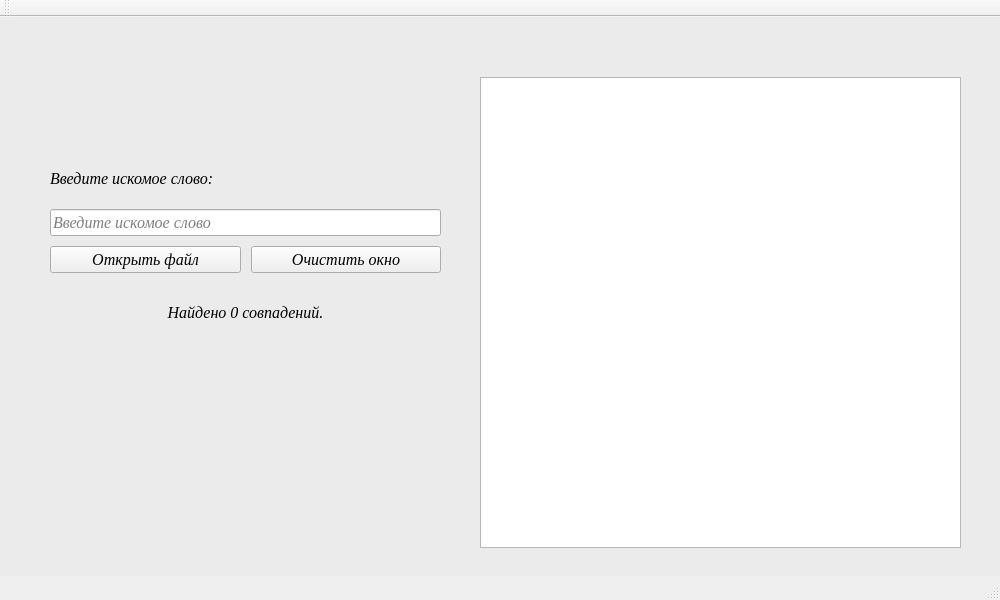
<?xml version="1.0" encoding="UTF-8"?>
<ui version="4.0">
 <class>MainWindow</class>
 <widget class="QMainWindow" name="MainWindow">
  <property name="geometry">
   <rect>
    <x>0</x>
    <y>0</y>
    <width>1000</width>
    <height>600</height>
   </rect>
  </property>
  <property name="minimumSize">
   <size>
    <width>1000</width>
    <height>600</height>
   </size>
  </property>
  <property name="maximumSize">
   <size>
    <width>1000</width>
    <height>600</height>
   </size>
  </property>
  <property name="font">
   <font>
    <family>Georgia</family>
    <pointsize>12</pointsize>
    <weight>50</weight>
    <italic>true</italic>
    <bold>false</bold>
   </font>
  </property>
  <property name="windowTitle">
   <string>Поиск слова в тексте</string>
  </property>
  <property name="windowIcon">
   <iconset resource="resourse.qrc">
    <normaloff>:/picture/search.png</normaloff>:/picture/search.png</iconset>
  </property>
  <widget class="QWidget" name="centralWidget">
   <widget class="QTextBrowser" name="textBrowser">
    <property name="geometry">
     <rect>
      <x>480</x>
      <y>60</y>
      <width>481</width>
      <height>471</height>
     </rect>
    </property>
   </widget>
   <widget class="QWidget" name="gridLayoutWidget">
    <property name="geometry">
     <rect>
      <x>40</x>
      <y>130</y>
      <width>411</width>
      <height>136</height>
     </rect>
    </property>
    <layout class="QGridLayout" name="gridLayout">
     <property name="leftMargin">
      <number>10</number>
     </property>
     <property name="topMargin">
      <number>10</number>
     </property>
     <property name="rightMargin">
      <number>10</number>
     </property>
     <property name="bottomMargin">
      <number>10</number>
     </property>
     <property name="spacing">
      <number>10</number>
     </property>
     <item row="2" column="0">
      <widget class="QPushButton" name="open">
       <property name="text">
        <string>Открыть файл</string>
       </property>
      </widget>
     </item>
     <item row="1" column="0" colspan="2">
      <widget class="QLineEdit" name="lineEdit">
       <property name="toolTip">
        <string>&lt;html&gt;&lt;head/&gt;&lt;body&gt;&lt;p align=&quot;center&quot;&gt;Введите слово, которое хотите найти&lt;/p&gt;&lt;/body&gt;&lt;/html&gt;</string>
       </property>
       <property name="whatsThis">
        <string>&lt;html&gt;&lt;head/&gt;&lt;body&gt;&lt;p align=&quot;center&quot;&gt;&lt;br/&gt;&lt;/p&gt;&lt;/body&gt;&lt;/html&gt;</string>
       </property>
       <property name="maxLength">
        <number>256</number>
       </property>
       <property name="placeholderText">
        <string>Введите искомое слово</string>
       </property>
       <property name="clearButtonEnabled">
        <bool>false</bool>
       </property>
      </widget>
     </item>
     <item row="0" column="0" colspan="2">
      <widget class="QLabel" name="label">
       <property name="text">
        <string>Введите искомое слово:</string>
       </property>
      </widget>
     </item>
     <item row="2" column="1">
      <widget class="QPushButton" name="clear">
       <property name="text">
        <string>Очистить окно</string>
       </property>
      </widget>
     </item>
    </layout>
   </widget>
   <widget class="QLabel" name="fon">
    <property name="geometry">
     <rect>
      <x>0</x>
      <y>0</y>
      <width>1000</width>
      <height>600</height>
     </rect>
    </property>
    <property name="styleSheet">
     <string notr="true">background-color: rgb(235, 235, 235);</string>
    </property>
    <property name="text">
     <string/>
    </property>
   </widget>
   <widget class="QLabel" name="picture">
    <property name="geometry">
     <rect>
      <x>60</x>
      <y>360</y>
      <width>361</width>
      <height>191</height>
     </rect>
    </property>
    <property name="styleSheet">
     <string notr="true">image: url(:/picture/search_icon.png);</string>
    </property>
    <property name="text">
     <string/>
    </property>
   </widget>
   <widget class="QLabel" name="Sovpadeniya">
    <property name="geometry">
     <rect>
      <x>40</x>
      <y>280</y>
      <width>411</width>
      <height>31</height>
     </rect>
    </property>
    <property name="text">
     <string>Найдено 0 совпадений.</string>
    </property>
    <property name="alignment">
     <set>Qt::AlignCenter</set>
    </property>
   </widget>
   <zorder>fon</zorder>
   <zorder>textBrowser</zorder>
   <zorder>gridLayoutWidget</zorder>
   <zorder>picture</zorder>
   <zorder>Sovpadeniya</zorder>
  </widget>
  <widget class="QToolBar" name="mainToolBar">
   <attribute name="toolBarArea">
    <enum>TopToolBarArea</enum>
   </attribute>
   <attribute name="toolBarBreak">
    <bool>false</bool>
   </attribute>
  </widget>
  <widget class="QStatusBar" name="statusBar"/>
 </widget>
 <layoutdefault spacing="6" margin="11"/>
 <resources>
  <include location="resourse.qrc"/>
 </resources>
 <connections/>
</ui>
